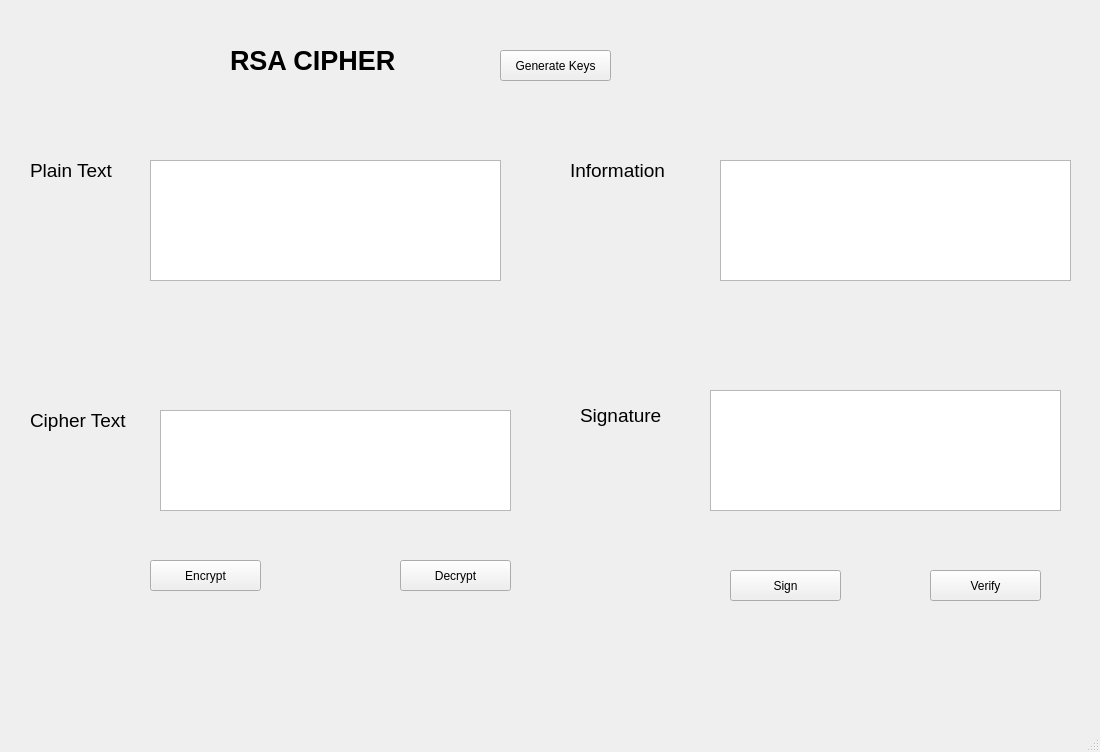
<?xml version="1.0" encoding="UTF-8"?>
<ui version="4.0">
 <class>MainWindow</class>
 <widget class="QMainWindow" name="MainWindow">
  <property name="geometry">
   <rect>
    <x>0</x>
    <y>0</y>
    <width>1100</width>
    <height>752</height>
   </rect>
  </property>
  <property name="windowTitle">
   <string>MainWindow</string>
  </property>
  <widget class="QWidget" name="centralwidget">
   <widget class="QLabel" name="label">
    <property name="geometry">
     <rect>
      <x>230</x>
      <y>20</y>
      <width>301</width>
      <height>81</height>
     </rect>
    </property>
    <property name="font">
     <font>
      <pointsize>20</pointsize>
      <weight>75</weight>
      <bold>true</bold>
     </font>
    </property>
    <property name="text">
     <string>RSA CIPHER</string>
    </property>
   </widget>
   <widget class="QPushButton" name="btn_gen_keys">
    <property name="geometry">
     <rect>
      <x>500</x>
      <y>50</y>
      <width>111</width>
      <height>31</height>
     </rect>
    </property>
    <property name="text">
     <string>Generate Keys</string>
    </property>
   </widget>
   <widget class="QLabel" name="label_2">
    <property name="geometry">
     <rect>
      <x>30</x>
      <y>150</y>
      <width>121</width>
      <height>41</height>
     </rect>
    </property>
    <property name="font">
     <font>
      <pointsize>14</pointsize>
     </font>
    </property>
    <property name="text">
     <string>Plain Text</string>
    </property>
   </widget>
   <widget class="QLabel" name="label_3">
    <property name="geometry">
     <rect>
      <x>30</x>
      <y>400</y>
      <width>131</width>
      <height>41</height>
     </rect>
    </property>
    <property name="font">
     <font>
      <pointsize>14</pointsize>
     </font>
    </property>
    <property name="text">
     <string>Cipher Text</string>
    </property>
   </widget>
   <widget class="QLabel" name="label_4">
    <property name="geometry">
     <rect>
      <x>570</x>
      <y>150</y>
      <width>141</width>
      <height>41</height>
     </rect>
    </property>
    <property name="font">
     <font>
      <pointsize>14</pointsize>
     </font>
    </property>
    <property name="text">
     <string>Information</string>
    </property>
   </widget>
   <widget class="QLabel" name="label_5">
    <property name="geometry">
     <rect>
      <x>580</x>
      <y>380</y>
      <width>161</width>
      <height>71</height>
     </rect>
    </property>
    <property name="font">
     <font>
      <pointsize>14</pointsize>
     </font>
    </property>
    <property name="text">
     <string>Signature</string>
    </property>
   </widget>
   <widget class="QPlainTextEdit" name="txt_plain_text">
    <property name="geometry">
     <rect>
      <x>150</x>
      <y>160</y>
      <width>351</width>
      <height>121</height>
     </rect>
    </property>
   </widget>
   <widget class="QPlainTextEdit" name="txt_cipher_text">
    <property name="geometry">
     <rect>
      <x>160</x>
      <y>410</y>
      <width>351</width>
      <height>101</height>
     </rect>
    </property>
   </widget>
   <widget class="QPlainTextEdit" name="txt_sign">
    <property name="geometry">
     <rect>
      <x>710</x>
      <y>390</y>
      <width>351</width>
      <height>121</height>
     </rect>
    </property>
   </widget>
   <widget class="QPlainTextEdit" name="txt_info">
    <property name="geometry">
     <rect>
      <x>720</x>
      <y>160</y>
      <width>351</width>
      <height>121</height>
     </rect>
    </property>
   </widget>
   <widget class="QPushButton" name="btn_decrypt">
    <property name="geometry">
     <rect>
      <x>400</x>
      <y>560</y>
      <width>111</width>
      <height>31</height>
     </rect>
    </property>
    <property name="text">
     <string>Decrypt</string>
    </property>
   </widget>
   <widget class="QPushButton" name="btn_encrypt">
    <property name="geometry">
     <rect>
      <x>150</x>
      <y>560</y>
      <width>111</width>
      <height>31</height>
     </rect>
    </property>
    <property name="text">
     <string>Encrypt</string>
    </property>
   </widget>
   <widget class="QPushButton" name="btn_verify">
    <property name="geometry">
     <rect>
      <x>930</x>
      <y>570</y>
      <width>111</width>
      <height>31</height>
     </rect>
    </property>
    <property name="text">
     <string>Verify</string>
    </property>
   </widget>
   <widget class="QPushButton" name="btn_sign">
    <property name="geometry">
     <rect>
      <x>730</x>
      <y>570</y>
      <width>111</width>
      <height>31</height>
     </rect>
    </property>
    <property name="text">
     <string>Sign</string>
    </property>
   </widget>
  </widget>
  <widget class="QMenuBar" name="menubar">
   <property name="geometry">
    <rect>
     <x>0</x>
     <y>0</y>
     <width>1100</width>
     <height>26</height>
    </rect>
   </property>
  </widget>
  <widget class="QStatusBar" name="statusbar"/>
 </widget>
 <resources/>
 <connections/>
</ui>
